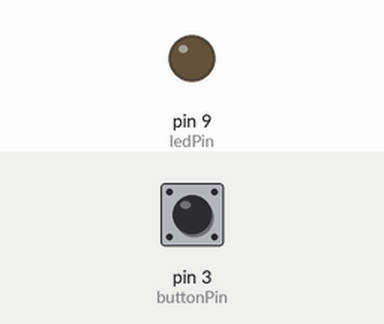
Recording of a sketch running on a simulated Arduino Uno, built with avr-gcc and run on an emulated ATmega328P. Parts: output pins drawn as LEDs (lit = HIGH). The test bench sets the inputs (shaded band); at power-on: pin 3 (buttonPin) HIGH.

Above: at 1.2 s.
1.3 s: pin 3 (buttonPin) pulled LOW for 0.15 s
At 2.4 s:
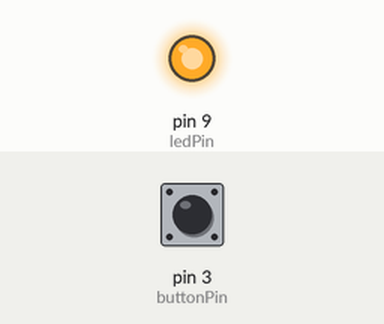
2.9 s: pin 3 (buttonPin) pulled LOW for 1 s
At 3.6 s:
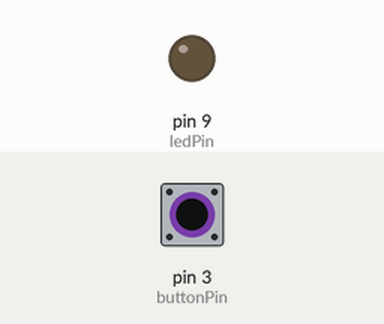
5.4 s: pin 3 (buttonPin) pulled LOW for 3.2 s
At 6.8 s:
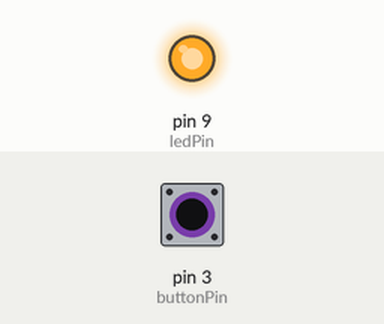
Timing chart, 0 to 8.4 s (numbered marks = the images above; inputs shaded):
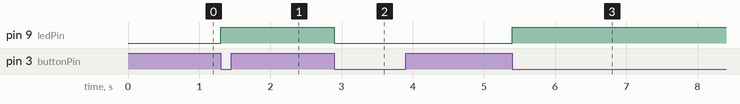

The sketch:

lowPowerTest.ino
```cpp
#include <avr/sleep.h>
#include <avr/interrupt.h>


// define pins
const int buttonPin = 3;
const int ledPin = 9;

volatile bool ledState = LOW;

// debounce prevents the button from being spammed
const unsigned long debounceDelay = 250; // in ms
volatile unsigned long lastDebounceTime = 0;

void setup() {
  pinMode(buttonPin, INPUT_PULLUP);
  pinMode(ledPin, OUTPUT);

  // calling ISR on negedge of button press
  attachInterrupt(digitalPinToInterrupt(buttonPin), pushButtonISR, FALLING);

  digitalWrite(ledPin, ledState);
}

void loop() {
    enterSleepMode();
}


// Interrupt Service Routine (ISR) for the button press
void pushButtonISR() {
  unsigned long currentTime = millis();

  // if the current time is larger than the debounce delay, toggle the LED
  if (currentTime - lastDebounceTime > debounceDelay) {
    ledState = !ledState;
    digitalWrite(ledPin, ledState);
    lastDebounceTime = currentTime;
  }
}

void enterSleepMode() {
  set_sleep_mode(SLEEP_MODE_PWR_DOWN);
  sleep_enable();
  sleep_disable();
}
```

Measured:
- after the input at 1.3 s, pin 9 (ledPin): LOW → HIGH at once
- after the input at 2.9 s, pin 9 (ledPin): HIGH → LOW at once
- after the input at 5.4 s, pin 9 (ledPin): LOW → HIGH at once
